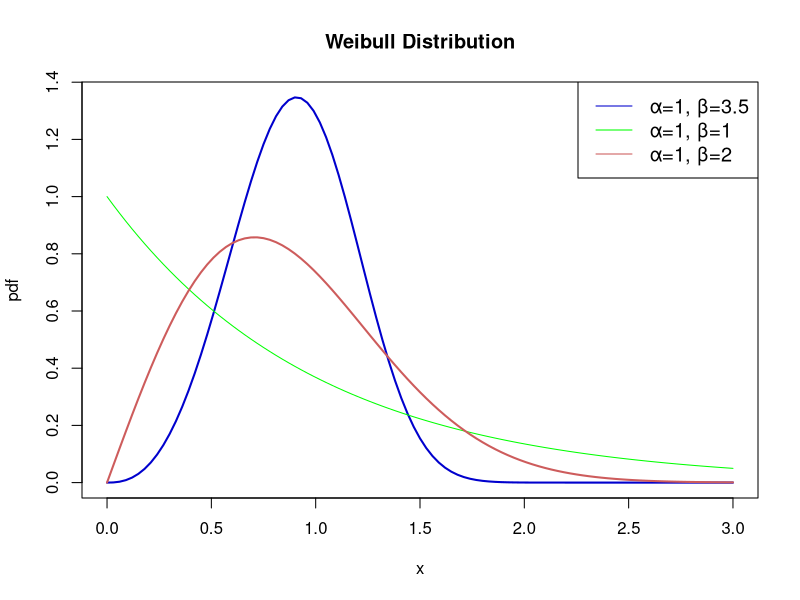

This figure's R source:
# α = scale β = shape

# Calculate the PDF at x = 1.5
pdf_value <- dweibull(1.5, shape = 3.5, scale = 1)

# Calculate the CDF at x = 1.5
cdf_value <- pweibull(1.5, shape = 3.5, scale = 1)

# Find the quantile for probability 0.5
quantile_value <- qweibull(0.5, shape = 3.5, scale = 1)

cat(paste("pdf of Weibull(x = 1.5, α=1, β=3.5) = ", pdf_value))
cat("\n")
cat(paste("cdf of Weibull(x = 1.5, α=1, β=3.5) = ", cdf_value))
cat("\n")
cat(paste("quantile of Weibull(q = 0.5, α=1, β=3.5) = ", quantile_value))
cat("\n")

curve(dweibull(x, shape=3.5, scale = 1), from=0, to=3,
    main = 'Weibull Distribution',
    ylab = 'pdf',
    lwd = 2,
    col = 'blue3')
curve(dweibull(x, shape=1, scale = 1), from=0, to=3, col='green', add=TRUE)
curve(dweibull(x, shape=2, scale = 1), from=0, to=3, col='indianred', lwd = 2, add=TRUE)

legend("topright", legend=c("α=1, β=3.5", "α=1, β=1", "α=1, β=2"),
       col=c("blue3", "green", "indianred"), lty=1, cex=1.2)
